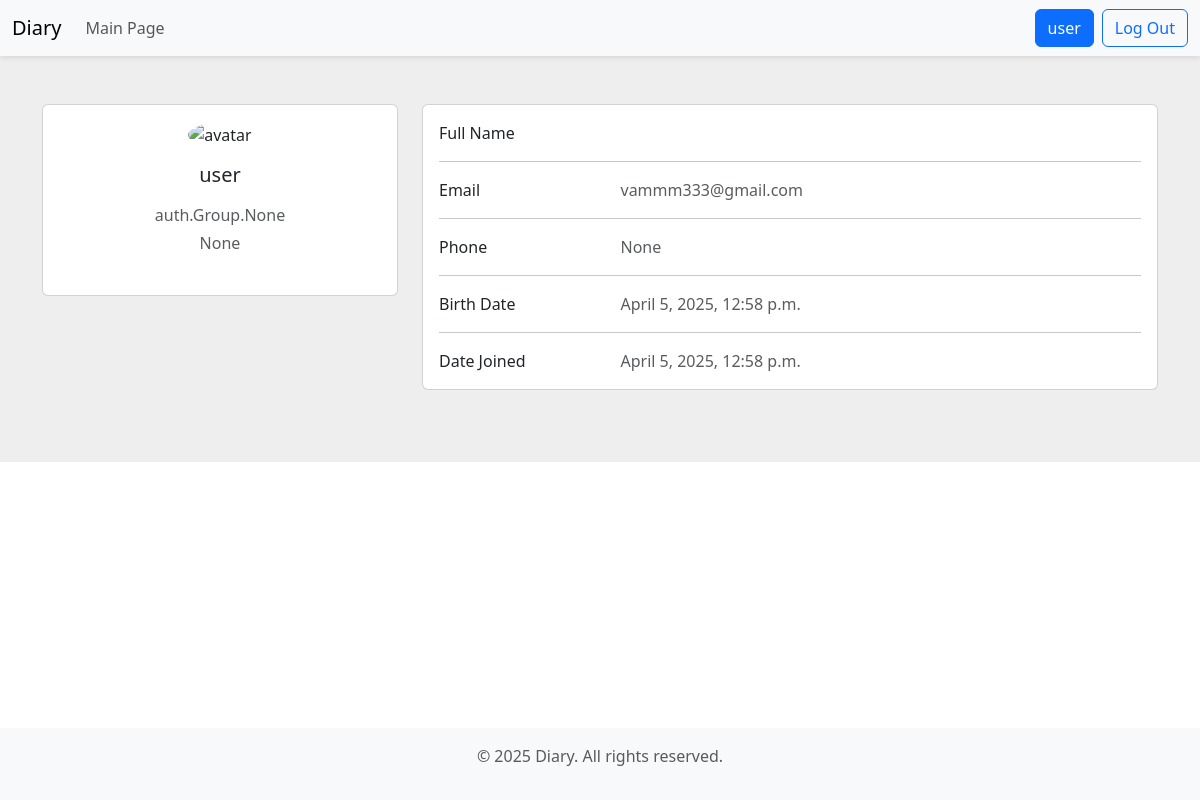
/profile/1/ (signed in), run on the app's committed database.
### user/models.py (models this page shows, shortened)
class CustomUser(AbstractUser):
    birth_date = models.DateTimeField(auto_now=True, null=True, blank=True, verbose_name="Birth Date")
    address = models.CharField(max_length=255, null=True, blank=True, verbose_name="Address")
    phone = models.IntegerField(null=True, blank=True, verbose_name="Phone Number")
    avatar = models.ImageField(upload_to="avatars/", null=True, blank=True, verbose_name="Avatar")
    created_at = models.DateTimeField(auto_now_add=True)
    updated_at = models.DateTimeField(auto_now=True)

### user/views.py (the view)
# urls.py: path("profile/<int:id>/", profile_view, name="profile"),
def profile_view(request, id):
    user = CustomUser.objects.filter(id=id).first()
    context = { "user" : user }
    return render(request, "user/profile.html", context)

### templates/user/profile.html (shortened to what this page needs)
{% extends "base.html" %}
{% block content %}
    <section style="background-color: #eee;">
        <div class="container py-5">
            <div class="row">
                <div class="col-lg-4">
                    <div class="card mb-4">
                        <div class="card-body text-center">
                            <img src="" alt="avatar"
                                class="rounded-circle img-fluid" style="width: 150px;">
                            <h5 class="my-3">{{ user.username }}</h5>
                            <p class="text-muted mb-1">{{ user.groups }}</p>
                            <p class="text-muted mb-4">{{ user.address }}</p>
                        </div>
                    </div>
                </div>
                <div class="col-lg-8">
                    <div class="card mb-4">
                        <div class="card-body">
                            <div class="row">
                                <div class="col-sm-3">
                                    <p class="mb-0">Full Name</p>
                                </div>
                                <div class="col-sm-9">
                                </div>
                            </div>
                            <hr>
                            <div class="row">
                                <div class="col-sm-3">
                                    <p class="mb-0">Email</p>
                                </div>
                                <div class="col-sm-9">
                                    <p class="text-muted mb-0">{{ user.email }}</p>
                                </div>
                            </div>
                            <hr>
                            <div class="row">
                                <div class="col-sm-3">
                                    <p class="mb-0">Phone</p>
                                </div>
                                <div class="col-sm-9">
                                    <p class="text-muted mb-0">{{ user.phone }}</p>
                                </div>
                            </div>
                            <hr>
                            <div class="row">
                                <div class="col-sm-3">
                                    <p class="mb-0">Birth Date</p>
                                </div>
                                <div class="col-sm-9">
                                    <p class="text-muted mb-0">{{ user.birth_date }}</p>
                                </div>
                            </div>
                            <hr>
                            <div class="row">
                                <div class="col-sm-3">
                                    <p class="mb-0">Date Joined</p>
                                </div>
                                <div class="col-sm-9">
                                    <p class="text-muted mb-0">{{ user.date_joined }}</p>
                                </div>
                            </div>
                        </div>
                    </div>
                </div>
            </div>
        </div>
    </section>
{% endblock content %}

### templates/base.html (shortened to what this page needs)
<!DOCTYPE html>
<html lang="en">
<head>
    <link
        href="https://cdn.jsdelivr.net/npm/bootstrap@5.3.5/dist/css/bootstrap.min.css"
        rel="stylesheet"
        >
</head>
<body>
    <nav class="navbar navbar-expand-lg bg-light">
        <div class="container-fluid">
            <a class="navbar-brand" href="/">Diary</a>
            <div class="collapse navbar-collapse" id="navbarContent">
                <ul class="navbar-nav me-auto mb-2 mb-lg-0">
                    <li class="nav-item">
                        <a class="nav-link" href="/">Main Page</a>
                    </li>
                </ul>
                <div class="d-flex">
                    {% if request.user.is_authenticated %}
                        <a href="{% url 'profile' user.id %}" class="btn btn-primary me-2">
                            {{ user.username }}
                        </a>
                        <a href="{% url 'log_out' %}" class="btn btn-outline-primary">Log Out</a>
                    {% else %}
                        <a href="{% url 'log_in' %}" class="btn btn-outline-primary me-2">Sign In</a>
                        <a href="{% url 'sign_up' %}" class="btn btn-primary">Sign Up</a>
                    {% endif %}
                </div>
            </div>
        </div>
    </nav>
    {% block content %}
    {% endblock %}
    <footer class="bg-light py-3 text-center text-muted">
        <div class="container">
            <p>&copy; 2025 Diary. All rights reserved.</p>
        </div>
    </footer>
</body>
</html>

### templates/base.html (style rules this page uses)
body { min-height: 100vh; display: flex; flex-direction: column; }
footer { margin-top: auto; }
.navbar { box-shadow: 0 2px 5px rgba(0,0,0,0.1); }

### data on the page
CustomUser: username "user", groups "auth.Group.None", address "None", email "vammm333@gmail.com", phone "None", birth_date "April 5, 2025, 12:58 p.m.", date_joined "April 5, 2025, 12:58 p.m."
